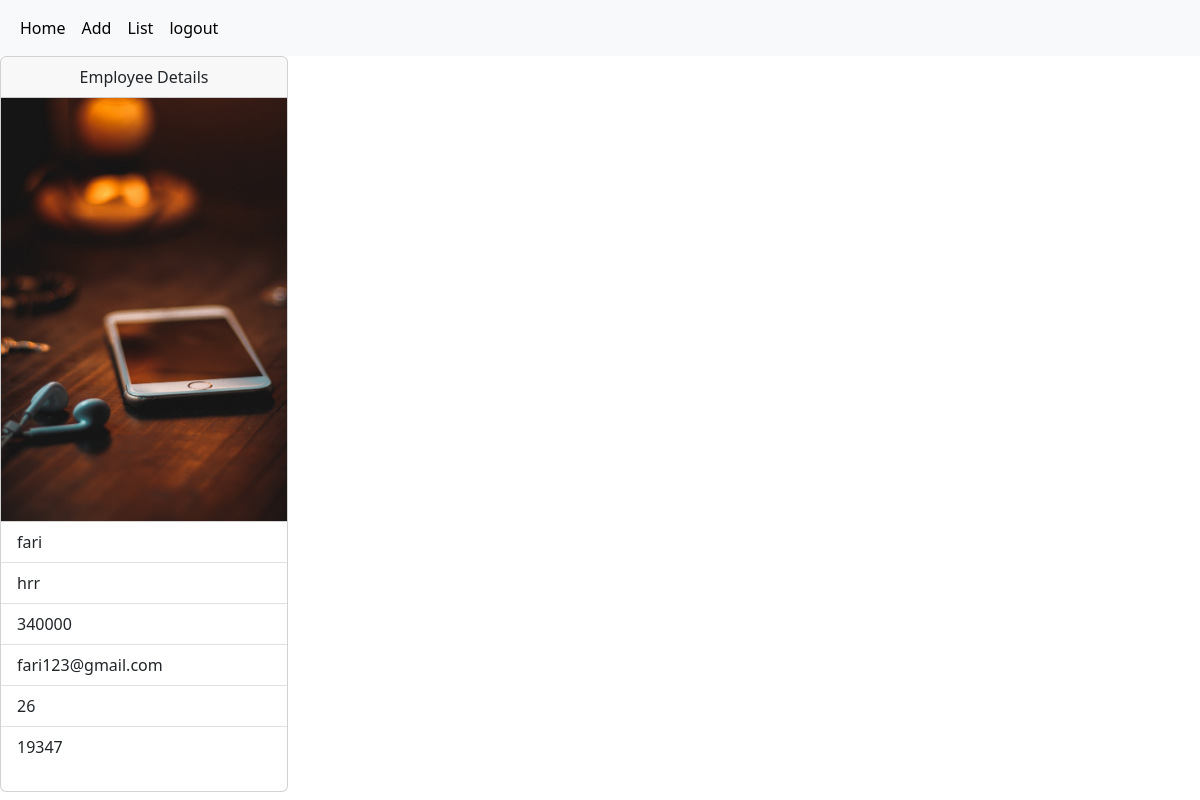
Screenshot of /employees/4 (signed in) with the database file from the repository.
### crm/models.py (models this page shows, shortened)
class Employees(models.Model):
    name=models.CharField(max_length=100)
    department=models.CharField(max_length=100)
    salary=models.PositiveIntegerField()
    email=models.EmailField(unique=True)
    age=models.PositiveIntegerField()
    contact=models.CharField(max_length=10,null=True)
    profile_pic=models.ImageField(upload_to="images",null=True,blank=True)
    dob=models.DateField(null=True,blank=True)

### crm/views.py (the view)
# urls.py: path("employees/<int:pk>",views.EmployeeDetailVeiw.as_view(),name="emp-detail"),
@method_decorator(signin_required,name="dispatch")
class EmployeeDetailVeiw(View):
    def get(self,request,*args,**kwargs):
        id=kwargs.get("pk")
        qs=Employees.objects.get(id=id)
        return render(request,"emp_detail.html",{"data":qs})

### crm/views.py (called while the page is built)
def signin_required(fn):
    def wrapper(request,*args,**kwargs):
        if not request.user.is_authenticated:
            messages.error(request,"invalid session")
            return redirect("signin")
        else:
            return fn(request,*args,**kwargs)
    return wrapper

### crm/templates/emp_detail.html (shortened to what this page needs)
{%extends 'base.html'%}
{%block body_block%}
<div class="card" style="width: 18rem;">
    <div class="card-header">
     <center>Employee Details</center>
    </div>
    <div>
      {%if data.profile_pic%}
      <img src="{{data.profile_pic.url}}" alt="" style="width: 100%;">
     {%endif%}
    </div>
    <ul class="list-group list-group-flush">
      <li class="list-group-item">{{data.name}}</li>
      <li class="list-group-item">{{data.department}}</li>
      <li class="list-group-item">{{data.salary}}</li>
      <li class="list-group-item">{{data.email}}</li>
      <li class="list-group-item">{{data.age}}</li>
      <li class="list-group-item">{{data.contact}}</li>
    </ul>
  </div>
{%endblock%}

### rows the page displays
Employees: profile_pic (picture), name "fari", department "hrr", salary "340000", email "fari123@gmail.com", age "26", contact "19347"
